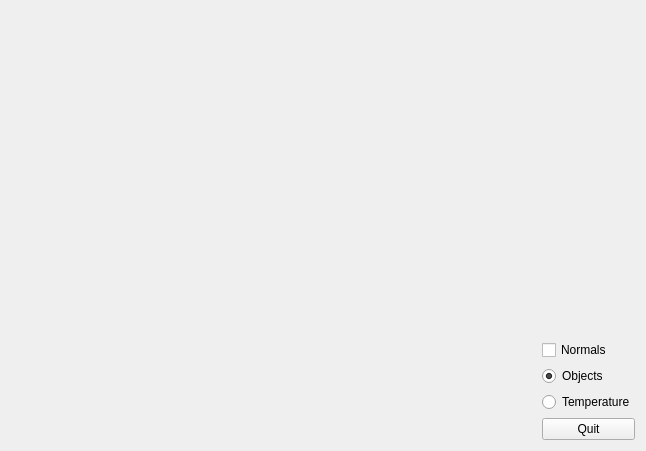
<?xml version="1.0" encoding="UTF-8"?>
<ui version="4.0">
 <class>Widget</class>
 <widget class="QWidget" name="Widget">
  <property name="geometry">
   <rect>
    <x>0</x>
    <y>0</y>
    <width>646</width>
    <height>451</height>
   </rect>
  </property>
  <property name="windowTitle">
   <string>Mesh Visualizer</string>
  </property>
  <layout class="QGridLayout" name="gridLayout_2">
   <item row="0" column="0" rowspan="2">
    <widget class="Viewer" name="view" native="true">
     <property name="minimumSize">
      <size>
       <width>500</width>
       <height>400</height>
      </size>
     </property>
    </widget>
   </item>
   <item row="0" column="1">
    <spacer name="verticalSpacer">
     <property name="orientation">
      <enum>Qt::Vertical</enum>
     </property>
     <property name="sizeHint" stdset="0">
      <size>
       <width>20</width>
       <height>341</height>
      </size>
     </property>
    </spacer>
   </item>
   <item row="1" column="1">
    <layout class="QGridLayout" name="gridLayout">
     <item row="0" column="0">
      <widget class="QCheckBox" name="checkNormals">
       <property name="text">
        <string>Normals</string>
       </property>
      </widget>
     </item>
     <item row="1" column="0">
      <widget class="QRadioButton" name="checkGeometry">
       <property name="text">
        <string>Objects</string>
       </property>
       <property name="checked">
        <bool>true</bool>
       </property>
      </widget>
     </item>
     <item row="2" column="0">
      <widget class="QRadioButton" name="checkTemperature">
       <property name="text">
        <string>Temperature</string>
       </property>
      </widget>
     </item>
    </layout>
   </item>
   <item row="2" column="0">
    <spacer name="horizontalSpacer">
     <property name="orientation">
      <enum>Qt::Horizontal</enum>
     </property>
     <property name="sizeHint" stdset="0">
      <size>
       <width>500</width>
       <height>20</height>
      </size>
     </property>
    </spacer>
   </item>
   <item row="2" column="1">
    <widget class="QPushButton" name="closeButton">
     <property name="text">
      <string>Quit</string>
     </property>
    </widget>
   </item>
  </layout>
 </widget>
 <layoutdefault spacing="6" margin="11"/>
 <customwidgets>
  <customwidget>
   <class>Viewer</class>
   <extends>QWidget</extends>
   <header>viewer.h</header>
   <container>1</container>
  </customwidget>
 </customwidgets>
 <resources/>
 <connections/>
</ui>
